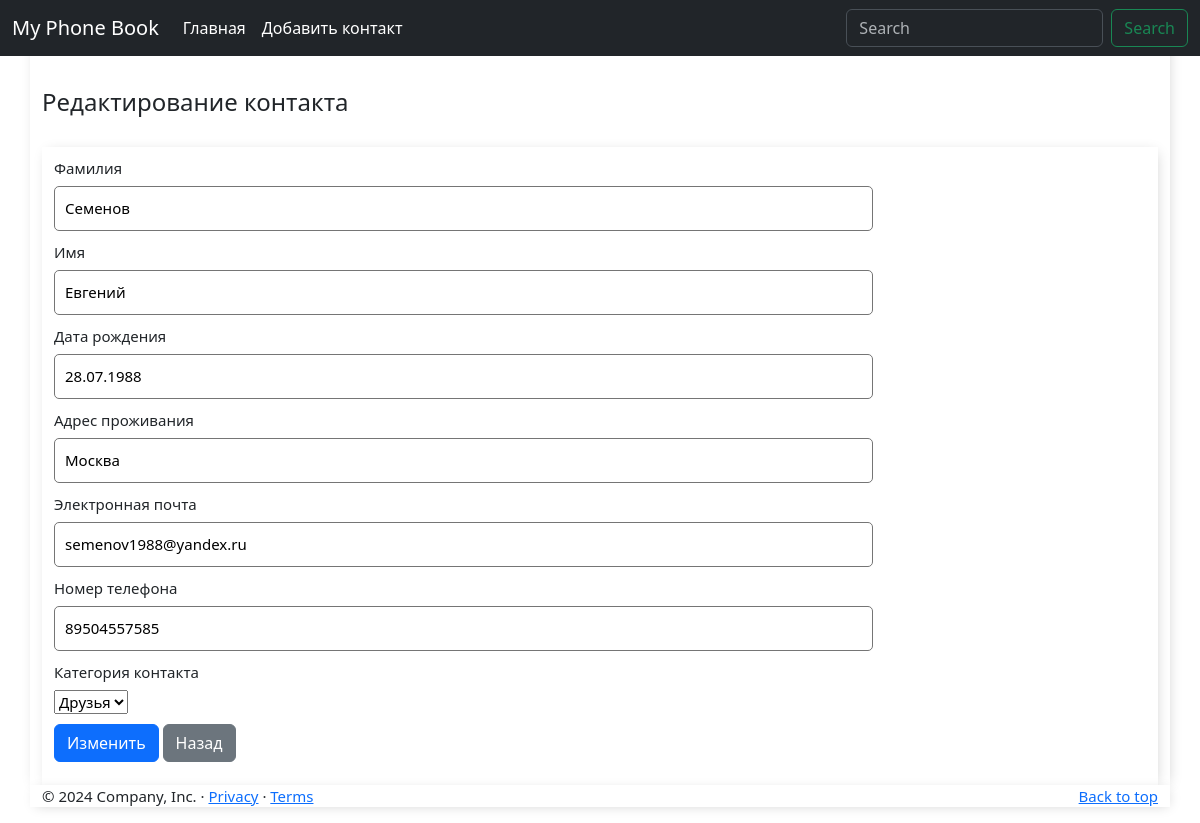
The page /edit_contact/4/ on the database its author committed.
### phone_book_app/models.py (models this page shows, shortened)
class Contact(models.Model):
    CATEGORY_CHOICES = (
        ('Друзья', 'Друзья'),
        ('Семья', 'Семья'),
        ('Работа', 'Работа'),
    )
    last_name = models.CharField(max_length=50, verbose_name='Фамилия')
    first_name = models.CharField(max_length=50, verbose_name='Имя')
    date_of_birth = models.DateField(verbose_name='Дата рождения', null=True, blank=True)
    address = models.CharField(max_length=100, verbose_name='Адрес проживания')
    email = models.CharField(max_length=100, verbose_name='Электронная почта')
    phone_number = models.CharField(max_length=15, verbose_name='Номер телефона')
    category = models.CharField(max_length=10, verbose_name='Категория контакта', choices=CATEGORY_CHOICES)

### phone_book_app/views.py (the view)
# urls.py: path('edit_contact/<int:pk>/', views.edit_contact, name='edit_contact'),
def edit_contact(request, pk):
    contact = get_object_or_404(Contact, pk=pk)
    if request.method == 'POST':
        form = ContactForm(request.POST, instance=contact)
        if form.is_valid():
            form.save()
            return redirect('index')
    else:
        form = ContactForm(instance=contact)
        context = {
            'form': form,
            'header': 'Редактирование контакта'
        }
        return render(request, 'edit_contact.html', context)

### phone_book_app/forms.py
class ContactForm(forms.ModelForm):
    class Meta:
        model = Contact
        fields = ['last_name', 'first_name', 'date_of_birth', 'address', 'email', 'phone_number', 'category']

### phone_book_app/templates/edit_contact.html (shortened to what this page needs)
{% extends 'base.html' %}
{% block content %}
<br><br><br>
<h4> {{ header }}</h4>
<br>
<div class="container">
    <form  method="POST">
        {%  for field in form  %}
        <div class="form group">
            <label for="id_{{ field.last_name }}" class="col-2 col-form-label">{{ field.label }}</label>
            <div class="col-10">
                {{ field }}
            </div>
        </div>
        {%  endfor %}
        <div class="button-container">
            <button type="submit" class="btn btn-primary" name="button">Изменить</button>
            <a href="{% url 'index' %}" class="btn btn-secondary">Назад </a>
        </div>
        <br>
    </form>
</div>
{% endblock %}

### phone_book_app/static/css/main.css (style rules this page uses)
body { background: #FAFAFA; font-family: 'Nunito Sans', sans-serif; }
.container { max-width: 550px; font-size: 15px; margin: auto; background: #ffff; -webkit-box-shadow: 2px 2px 13px -4px rgba(0, 0, 0, 0.21); box-shadow: 2px 2px 13px -4px rgba(0, 0, 0, 0.21); }
input { outline: none; border: none; }
input[type=text], input[type=password], textarea { border: 1px solid #757575; border-radius: 5px; padding: 10px; width: 90%; }
label { padding-top: 10px !important; display: block; }
::placeholder { font-weight: 300; opacity: 0.5; }
.button-container { margin-top: 10px; }

### phone_book_app/static/css/styles.css (style rules this page uses)
body { margin-top: 20px; padding-top: 20px; font-family: 'Roboto', sans-serif; height: 100vh; background-repeat: no-repeat; background-size: cover; color: black; }

### rows shown on the page
Contact: form "Семенов" "Евгений" "28.07.1988" "Москва" "semenov1988@yandex.ru" "89504557585" "Друзья"

### other values the page prints
{{ header }} "Редактирование контакта"
{{ field.label }} "Фамилия" "Имя" "Дата рождения" "Адрес проживания" "Электронная почта" "Номер телефона" "Категория контакта"
